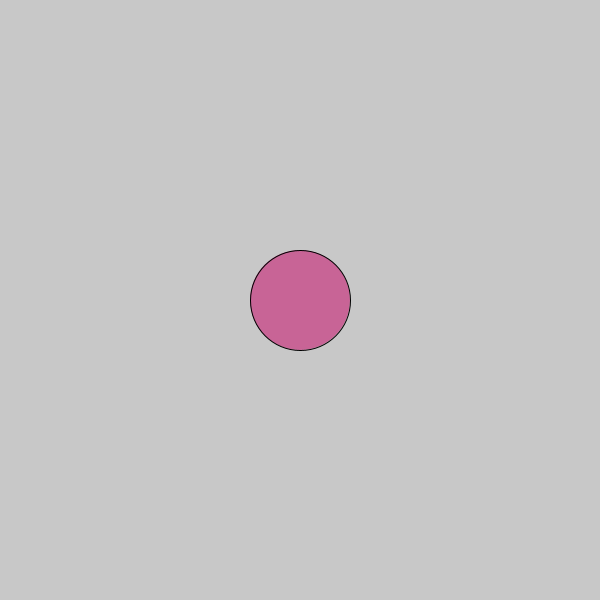
Frame 1 (no input)
Frame 60 (the mouse pressed at the canvas centre just before this capture): identical to frame 1, image omitted
Frame 120 (the mouse held since frame 60 and released just before this capture): identical to frame 1, image omitted

The Processing sketch that drew this single still picture (run headless with seeded random() and noise(); from frame 60 on, the mouse is pressed at the canvas centre):

// Processing sketch: Week02Exercise2
// ── Week02Exercise2.pde
float xPos;
float yPos;
color bodyColor = color(200, 100, 150);
int diameter = 100;
void setup(){
  size(600,600);  
  xPos = width/2;
  yPos = height/2; 
  
}
void draw(){
  background(200);
  
  fill(bodyColor);
  ellipse(xPos,yPos,diameter,diameter);
}
